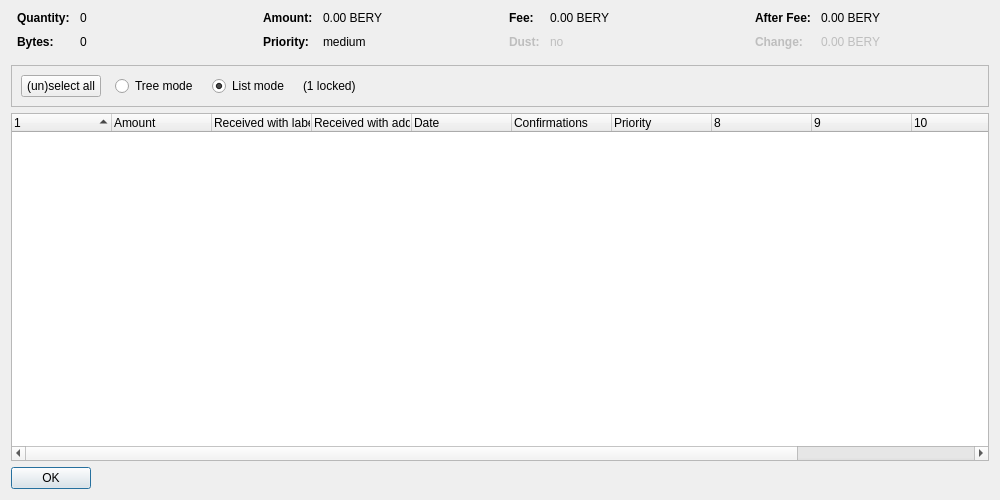
<?xml version="1.0" encoding="UTF-8"?>
<ui version="4.0">
 <class>CoinControlDialog</class>
 <widget class="QDialog" name="CoinControlDialog">
  <property name="geometry">
   <rect>
    <x>0</x>
    <y>0</y>
    <width>1000</width>
    <height>500</height>
   </rect>
  </property>
  <property name="windowTitle">
   <string>Coin Selection</string>
  </property>
  <layout class="QVBoxLayout" name="verticalLayout">
   <item>
    <layout class="QHBoxLayout" name="horizontalLayoutTop" stretch="0,0,0,0">
     <property name="topMargin">
      <number>0</number>
     </property>
     <property name="bottomMargin">
      <number>10</number>
     </property>
     <item>
      <layout class="QFormLayout" name="formLayoutCoinControl1">
       <property name="horizontalSpacing">
        <number>10</number>
       </property>
       <property name="verticalSpacing">
        <number>10</number>
       </property>
       <property name="leftMargin">
        <number>6</number>
       </property>
       <property name="rightMargin">
        <number>6</number>
       </property>
       <item row="0" column="0">
        <widget class="QLabel" name="labelCoinControlQuantityText">
         <property name="font">
          <font>
           <weight>75</weight>
           <bold>true</bold>
          </font>
         </property>
         <property name="text">
          <string>Quantity:</string>
         </property>
        </widget>
       </item>
       <item row="0" column="1">
        <widget class="QLabel" name="labelCoinControlQuantity">
         <property name="cursor">
          <cursorShape>IBeamCursor</cursorShape>
         </property>
         <property name="contextMenuPolicy">
          <enum>Qt::ActionsContextMenu</enum>
         </property>
         <property name="text">
          <string notr="true">0</string>
         </property>
         <property name="textInteractionFlags">
          <set>Qt::LinksAccessibleByMouse|Qt::TextSelectableByKeyboard|Qt::TextSelectableByMouse</set>
         </property>
        </widget>
       </item>
       <item row="1" column="0">
        <widget class="QLabel" name="labelCoinControlBytesText">
         <property name="font">
          <font>
           <weight>75</weight>
           <bold>true</bold>
          </font>
         </property>
         <property name="text">
          <string>Bytes:</string>
         </property>
        </widget>
       </item>
       <item row="1" column="1">
        <widget class="QLabel" name="labelCoinControlBytes">
         <property name="cursor">
          <cursorShape>IBeamCursor</cursorShape>
         </property>
         <property name="contextMenuPolicy">
          <enum>Qt::ActionsContextMenu</enum>
         </property>
         <property name="text">
          <string notr="true">0</string>
         </property>
         <property name="textInteractionFlags">
          <set>Qt::LinksAccessibleByMouse|Qt::TextSelectableByKeyboard|Qt::TextSelectableByMouse</set>
         </property>
        </widget>
       </item>
      </layout>
     </item>
     <item>
      <layout class="QFormLayout" name="formLayoutCoinControl2">
       <property name="horizontalSpacing">
        <number>10</number>
       </property>
       <property name="verticalSpacing">
        <number>10</number>
       </property>
       <property name="leftMargin">
        <number>6</number>
       </property>
       <property name="rightMargin">
        <number>6</number>
       </property>
       <item row="0" column="0">
        <widget class="QLabel" name="labelCoinControlAmountText">
         <property name="font">
          <font>
           <weight>75</weight>
           <bold>true</bold>
          </font>
         </property>
         <property name="text">
          <string>Amount:</string>
         </property>
        </widget>
       </item>
       <item row="0" column="1">
        <widget class="QLabel" name="labelCoinControlAmount">
         <property name="cursor">
          <cursorShape>IBeamCursor</cursorShape>
         </property>
         <property name="contextMenuPolicy">
          <enum>Qt::ActionsContextMenu</enum>
         </property>
         <property name="text">
          <string notr="true">0.00 BERY</string>
         </property>
         <property name="textInteractionFlags">
          <set>Qt::LinksAccessibleByMouse|Qt::TextSelectableByKeyboard|Qt::TextSelectableByMouse</set>
         </property>
        </widget>
       </item>
       <item row="1" column="0">
        <widget class="QLabel" name="labelCoinControlPriorityText">
         <property name="font">
          <font>
           <weight>75</weight>
           <bold>true</bold>
          </font>
         </property>
         <property name="text">
          <string>Priority:</string>
         </property>
        </widget>
       </item>
       <item row="1" column="1">
        <widget class="QLabel" name="labelCoinControlPriority">
         <property name="cursor">
          <cursorShape>IBeamCursor</cursorShape>
         </property>
         <property name="contextMenuPolicy">
          <enum>Qt::ActionsContextMenu</enum>
         </property>
         <property name="text">
          <string notr="true">medium</string>
         </property>
         <property name="textInteractionFlags">
          <set>Qt::LinksAccessibleByMouse|Qt::TextSelectableByKeyboard|Qt::TextSelectableByMouse</set>
         </property>
        </widget>
       </item>
      </layout>
     </item>
     <item>
      <layout class="QFormLayout" name="formLayoutCoinControl3">
       <property name="horizontalSpacing">
        <number>10</number>
       </property>
       <property name="verticalSpacing">
        <number>10</number>
       </property>
       <property name="leftMargin">
        <number>6</number>
       </property>
       <property name="rightMargin">
        <number>6</number>
       </property>
       <item row="0" column="0">
        <widget class="QLabel" name="labelCoinControlFeeText">
         <property name="font">
          <font>
           <weight>75</weight>
           <bold>true</bold>
          </font>
         </property>
         <property name="text">
          <string>Fee:</string>
         </property>
        </widget>
       </item>
       <item row="0" column="1">
        <widget class="QLabel" name="labelCoinControlFee">
         <property name="cursor">
          <cursorShape>IBeamCursor</cursorShape>
         </property>
         <property name="contextMenuPolicy">
          <enum>Qt::ActionsContextMenu</enum>
         </property>
         <property name="text">
          <string notr="true">0.00 BERY</string>
         </property>
         <property name="textInteractionFlags">
          <set>Qt::LinksAccessibleByMouse|Qt::TextSelectableByKeyboard|Qt::TextSelectableByMouse</set>
         </property>
        </widget>
       </item>
       <item row="1" column="0">
        <widget class="QLabel" name="labelCoinControlLowOutputText">
         <property name="enabled">
          <bool>false</bool>
         </property>
         <property name="font">
          <font>
           <weight>75</weight>
           <bold>true</bold>
          </font>
         </property>
         <property name="text">
          <string>Dust:</string>
         </property>
        </widget>
       </item>
       <item row="1" column="1">
        <widget class="QLabel" name="labelCoinControlLowOutput">
         <property name="enabled">
          <bool>false</bool>
         </property>
         <property name="cursor">
          <cursorShape>IBeamCursor</cursorShape>
         </property>
         <property name="contextMenuPolicy">
          <enum>Qt::ActionsContextMenu</enum>
         </property>
         <property name="text">
          <string notr="true">no</string>
         </property>
         <property name="textInteractionFlags">
          <set>Qt::LinksAccessibleByMouse|Qt::TextSelectableByKeyboard|Qt::TextSelectableByMouse</set>
         </property>
        </widget>
       </item>
      </layout>
     </item>
     <item>
      <layout class="QFormLayout" name="formLayoutCoinControl4">
       <property name="horizontalSpacing">
        <number>10</number>
       </property>
       <property name="verticalSpacing">
        <number>10</number>
       </property>
       <property name="leftMargin">
        <number>6</number>
       </property>
       <property name="rightMargin">
        <number>6</number>
       </property>
       <item row="0" column="0">
        <widget class="QLabel" name="labelCoinControlAfterFeeText">
         <property name="font">
          <font>
           <weight>75</weight>
           <bold>true</bold>
          </font>
         </property>
         <property name="text">
          <string>After Fee:</string>
         </property>
        </widget>
       </item>
       <item row="0" column="1">
        <widget class="QLabel" name="labelCoinControlAfterFee">
         <property name="cursor">
          <cursorShape>IBeamCursor</cursorShape>
         </property>
         <property name="contextMenuPolicy">
          <enum>Qt::ActionsContextMenu</enum>
         </property>
         <property name="text">
          <string notr="true">0.00 BERY</string>
         </property>
         <property name="textInteractionFlags">
          <set>Qt::LinksAccessibleByMouse|Qt::TextSelectableByKeyboard|Qt::TextSelectableByMouse</set>
         </property>
        </widget>
       </item>
       <item row="1" column="0">
        <widget class="QLabel" name="labelCoinControlChangeText">
         <property name="enabled">
          <bool>false</bool>
         </property>
         <property name="font">
          <font>
           <weight>75</weight>
           <bold>true</bold>
          </font>
         </property>
         <property name="text">
          <string>Change:</string>
         </property>
        </widget>
       </item>
       <item row="1" column="1">
        <widget class="QLabel" name="labelCoinControlChange">
         <property name="enabled">
          <bool>false</bool>
         </property>
         <property name="cursor">
          <cursorShape>IBeamCursor</cursorShape>
         </property>
         <property name="contextMenuPolicy">
          <enum>Qt::ActionsContextMenu</enum>
         </property>
         <property name="text">
          <string notr="true">0.00 BERY</string>
         </property>
         <property name="textInteractionFlags">
          <set>Qt::LinksAccessibleByMouse|Qt::TextSelectableByKeyboard|Qt::TextSelectableByMouse</set>
         </property>
        </widget>
       </item>
      </layout>
     </item>
    </layout>
   </item>
   <item>
    <widget class="QFrame" name="frame">
     <property name="minimumSize">
      <size>
       <width>0</width>
       <height>40</height>
      </size>
     </property>
     <property name="frameShape">
      <enum>QFrame::StyledPanel</enum>
     </property>
     <property name="frameShadow">
      <enum>QFrame::Sunken</enum>
     </property>
     <layout class="QHBoxLayout" name="horizontalLayout">
      <item>
       <layout class="QHBoxLayout" name="horizontalLayoutPanel" stretch="0,0,0,0,0">
        <property name="spacing">
         <number>14</number>
        </property>
        <item>
         <widget class="QPushButton" name="pushButtonSelectAll">
          <property name="sizePolicy">
           <sizepolicy hsizetype="Maximum" vsizetype="Fixed">
            <horstretch>0</horstretch>
            <verstretch>0</verstretch>
           </sizepolicy>
          </property>
          <property name="text">
           <string>(un)select all</string>
          </property>
          <property name="autoDefault">
           <bool>false</bool>
          </property>
         </widget>
        </item>
        <item>
         <widget class="QRadioButton" name="radioTreeMode">
          <property name="sizePolicy">
           <sizepolicy hsizetype="Maximum" vsizetype="Fixed">
            <horstretch>0</horstretch>
            <verstretch>0</verstretch>
           </sizepolicy>
          </property>
          <property name="text">
           <string>Tree mode</string>
          </property>
         </widget>
        </item>
        <item>
         <widget class="QRadioButton" name="radioListMode">
          <property name="sizePolicy">
           <sizepolicy hsizetype="Maximum" vsizetype="Fixed">
            <horstretch>0</horstretch>
            <verstretch>0</verstretch>
           </sizepolicy>
          </property>
          <property name="text">
           <string>List mode</string>
          </property>
          <property name="checked">
           <bool>true</bool>
          </property>
         </widget>
        </item>
        <item>
         <widget class="QLabel" name="labelLocked">
          <property name="text">
           <string notr="true">(1 locked)</string>
          </property>
         </widget>
        </item>
        <item>
         <spacer name="horizontalSpacer">
          <property name="orientation">
           <enum>Qt::Horizontal</enum>
          </property>
          <property name="sizeHint" stdset="0">
           <size>
            <width>40</width>
            <height>20</height>
           </size>
          </property>
         </spacer>
        </item>
       </layout>
      </item>
     </layout>
    </widget>
   </item>
   <item>
    <widget class="CoinControlTreeWidget" name="treeWidget">
     <property name="contextMenuPolicy">
      <enum>Qt::CustomContextMenu</enum>
     </property>
     <property name="sortingEnabled">
      <bool>false</bool>
     </property>
     <property name="columnCount">
      <number>12</number>
     </property>
     <attribute name="headerShowSortIndicator" stdset="0">
      <bool>true</bool>
     </attribute>
     <attribute name="headerStretchLastSection">
      <bool>false</bool>
     </attribute>
     <column>
      <property name="text">
       <string/>
      </property>
     </column>
     <column>
      <property name="text">
       <string>Amount</string>
      </property>
     </column>
     <column>
      <property name="text">
       <string>Received with label</string>
      </property>
     </column>
     <column>
      <property name="text">
       <string>Received with address</string>
      </property>
     </column>
     <column>
      <property name="text">
       <string>Date</string>
      </property>
     </column>
     <column>
      <property name="text">
       <string>Confirmations</string>
      </property>
      <property name="toolTip">
       <string>Confirmed</string>
      </property>
     </column>
     <column>
      <property name="text">
       <string>Priority</string>
      </property>
     </column>
     <column>
      <property name="text">
       <string/>
      </property>
     </column>
     <column>
      <property name="text">
       <string/>
      </property>
     </column>
     <column>
      <property name="text">
       <string/>
      </property>
     </column>
     <column>
      <property name="text">
       <string/>
      </property>
     </column>
     <column>
      <property name="text">
       <string/>
      </property>
     </column>
    </widget>
   </item>
   <item>
    <widget class="QDialogButtonBox" name="buttonBox">
     <property name="sizePolicy">
      <sizepolicy hsizetype="Maximum" vsizetype="Fixed">
       <horstretch>0</horstretch>
       <verstretch>0</verstretch>
      </sizepolicy>
     </property>
     <property name="orientation">
      <enum>Qt::Horizontal</enum>
     </property>
     <property name="standardButtons">
      <set>QDialogButtonBox::Ok</set>
     </property>
    </widget>
   </item>
  </layout>
 </widget>
 <customwidgets>
  <customwidget>
   <class>CoinControlTreeWidget</class>
   <extends>QTreeWidget</extends>
   <header>coincontroltreewidget.h</header>
  </customwidget>
 </customwidgets>
 <resources/>
 <connections/>
</ui>
